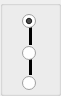
    <widget class="QGroupBox" name="groupBox_2">
     <property name="geometry">
      <rect>
       <x>474</x>
       <y>130</y>
       <width>61</width>
       <height>96</height>
      </rect>
     </property>
     <property name="title">
      <string/>
     </property>
     <property name="flat">
      <bool>true</bool>
     </property>
     <widget class="QRadioButton" name="load2Battery2">
      <property name="geometry">
       <rect>
        <x>22</x>
        <y>42</y>
        <width>21</width>
        <height>22</height>
       </rect>
      </property>
      <property name="text">
       <string/>
      </property>
     </widget>
     <widget class="QRadioButton" name="load2Battery1">
      <property name="geometry">
       <rect>
        <x>22</x>
        <y>10</y>
        <width>21</width>
        <height>22</height>
       </rect>
      </property>
      <property name="text">
       <string/>
      </property>
      <property name="checked">
       <bool>true</bool>
      </property>
     </widget>
     <widget class="QRadioButton" name="load2Battery3">
      <property name="geometry">
       <rect>
        <x>22</x>
        <y>75</y>
        <width>21</width>
        <height>16</height>
       </rect>
      </property>
      <property name="text">
       <string/>
      </property>
     </widget>
     <widget class="Line" name="load2line1">
      <property name="geometry">
       <rect>
        <x>20</x>
        <y>25</y>
        <width>20</width>
        <height>20</height>
       </rect>
      </property>
      <property name="frameShadow">
       <enum>QFrame::Plain</enum>
      </property>
      <property name="lineWidth">
       <number>3</number>
      </property>
      <property name="orientation">
       <enum>Qt::Vertical</enum>
      </property>
     </widget>
     <widget class="Line" name="load2line2">
      <property name="geometry">
       <rect>
        <x>20</x>
        <y>54</y>
        <width>20</width>
        <height>21</height>
       </rect>
      </property>
      <property name="frameShadow">
       <enum>QFrame::Plain</enum>
      </property>
      <property name="lineWidth">
       <number>3</number>
      </property>
      <property name="orientation">
       <enum>Qt::Vertical</enum>
      </property>
     </widget>
     <zorder>load2line1</zorder>
     <zorder>load2line2</zorder>
     <zorder>load2Battery2</zorder>
     <zorder>load2Battery3</zorder>
     <zorder>load2Battery1</zorder>
    </widget>
